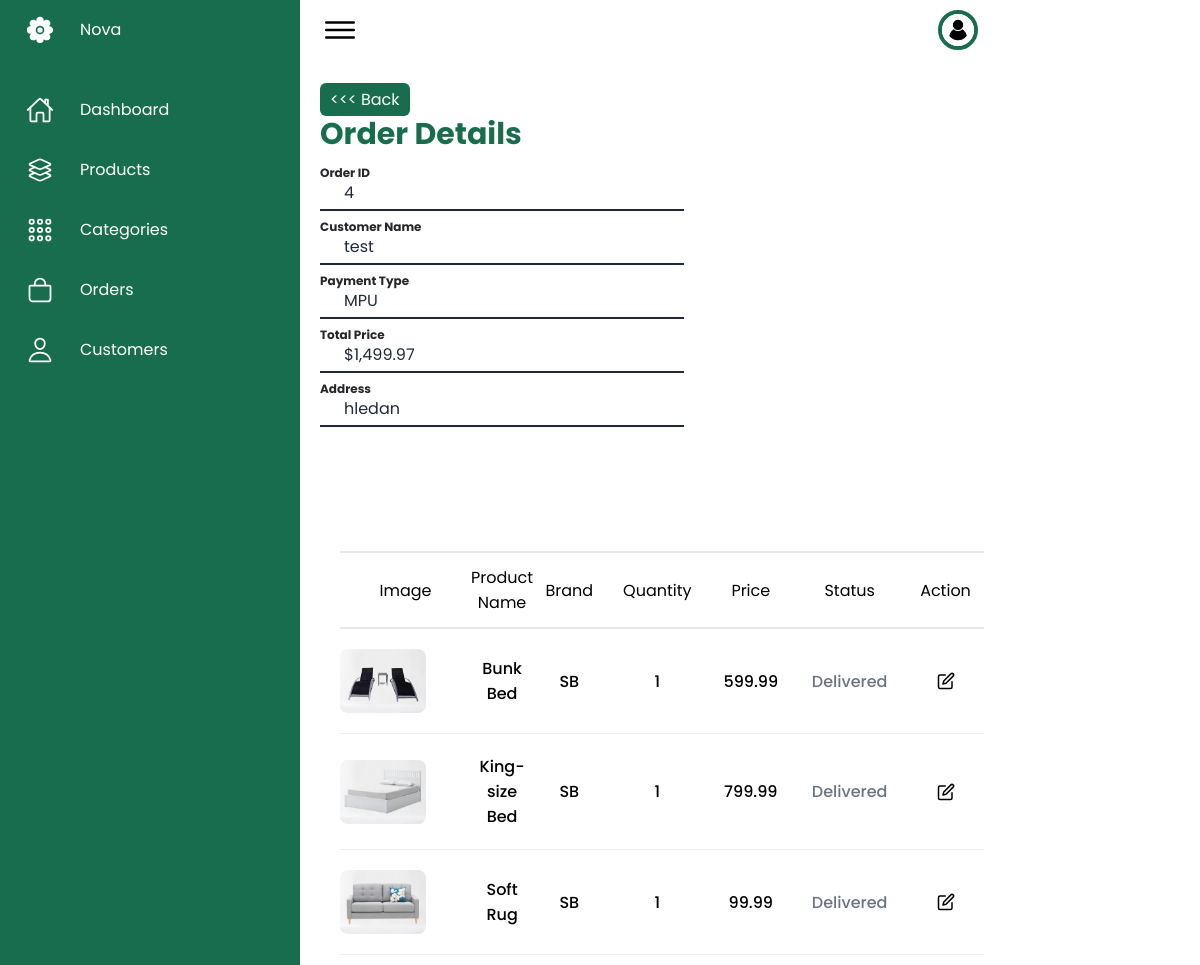
The page /admin/orderdetail.php?id=4 (signed in) on the database its author committed.
### tables this page shows
CREATE TABLE `orders` (
  `id` int(11) NOT NULL,
  `user_id` int(11) DEFAULT NULL,
  `payment_type` varchar(255) NOT NULL,
  `address` varchar(255) NOT NULL,
  `order_date` timestamp NOT NULL DEFAULT current_timestamp() ON UPDATE current_timestamp(),
  `status` varchar(100) NOT NULL DEFAULT 'Processing'
);

CREATE TABLE `users` (
  `uid` int(13) NOT NULL,
  `uname` varchar(125) NOT NULL,
  `upass` varchar(125) NOT NULL,
  `uemail` varchar(125) NOT NULL,
  `uph` varchar(125) NOT NULL,
  `uaddress` varchar(125) NOT NULL,
  `utype` varchar(125) NOT NULL
);

CREATE TABLE `order_detail` (
  `id` int(11) NOT NULL,
  `order_id` int(11) DEFAULT NULL,
  `product_id` int(11) DEFAULT NULL,
  `quantity` int(11) NOT NULL
);

CREATE TABLE `products` (
  `product_id` int(11) NOT NULL,
  `category_id` int(11) NOT NULL,
  `product_name` varchar(225) NOT NULL,
  `product_brand` varchar(225) NOT NULL,
  `product_description` text NOT NULL,
  `product_price` double NOT NULL,
  `product_stock` int(11) NOT NULL,
  `product_image` varchar(225) NOT NULL
);

### admin/orderdetail.php (the view, shortened to what this page needs)
<?php
require_once "../assets/includes/navagationside.php";
require_once "../assets/Database/Connection.php";
if(isset($_GET['id'])) {
    $orderId = $_GET['id'];
    $stmt = $pdo->prepare("SELECT orders.id AS id, order_detail.quantity, orders.id AS order_id, users.uname, orders.payment_type, orders.address, products.product_id, products.product_name, products.product_price, products.product_brand, products.product_image, orders.status
        FROM order_detail
        JOIN orders ON orders.id = order_detail.order_id
        JOIN products ON products.product_id = order_detail.product_id
        JOIN users ON users.uid = orders.user_id
        WHERE orders.id = :orderId");
    $stmt->execute(['orderId' => $orderId]);
    $orders = $stmt->fetchAll(PDO::FETCH_ASSOC);
    $totalPriceStmt = $pdo->prepare("SELECT SUM(order_detail.quantity * products.product_price) AS total_price
                                     FROM order_detail
                                     JOIN products ON products.product_id = order_detail.product_id
                                     WHERE order_detail.order_id = :orderId");
    $totalPriceStmt->execute(['orderId' => $orderId]);
    $totalPrice = $totalPriceStmt->fetch(PDO::FETCH_ASSOC)['total_price'];
} else {
    echo "No order ID provided.";
    exit;
}
?>
<div class="p-5 mt-2">
    <a class="text-decoration-none btn btn-outline-primary" href="order.php"><<< Back</a>
    <h1 class="admin_title">Order Details</h1>
    <div class="product block">
        <h1 class="font-bold"><label for="order_id" class="absolute text-md text-zinc-800 duration-150 transform -translate-y-3 scale-75 top-4 z-10 origin-[0] peer-placeholder-shown:scale-100 peer-placeholder-shown:translate-y-0 peer-focus:scale-75 peer-focus:-translate-y-3">Order ID</label></h1>
        <input value="<?= $orders[0]['order_id'] ?>" type="text" placeholder="Order ID" name="order_id" id="order_id" class="block w-30 px-6 pt-6 pb-1 text-gray-800 appearance-none text-md bg-transparent border-b-2 border-gray-800 focus:outline-none focus:ring-0 peer" required>
    </div>
    <div class="product block">
        <h1 class="font-bold"><label for="uname" class="absolute text-md text-zinc-800 duration-150 transform -translate-y-3 scale-75 top-4 z-10 origin-[0] peer-placeholder-shown:scale-100 peer-placeholder-shown:translate-y-0 peer-focus:scale-75 peer-focus:-translate-y-3">Customer Name</label></h1>
        <input value="<?= $orders[0]['uname']; ?>" type="text" placeholder="Customer Name" name="uname" id="uname" class="block w-30 px-6 pt-6 pb-1 text-gray-800 appearance-none text-md bg-transparent border-b-2 border-gray-800 focus:outline-none focus:ring-0 peer" required>
    </div>
    <div class="product block">
        <h1 class="font-bold"><label for="payment_type" class="absolute text-md text-zinc-800 duration-150 transform -translate-y-3 scale-75 top-4 z-10 origin-[0] peer-placeholder-shown:scale-100 peer-placeholder-shown:translate-y-0 peer-focus:scale-75 peer-focus:-translate-y-3">Payment Type</label></h1>
        <input value="<?= $orders[0]['payment_type']; ?>" type="text" placeholder="Payment Type" name="payment_type" id="payment_type" class="block w-30 px-6 pt-6 pb-1 text-gray-800 appearance-none text-md bg-transparent border-b-2 border-gray-800 focus:outline-none focus:ring-0 peer" required>
    </div>
    <div class="product block">
        <h1 class="font-bold"><label for="total_price" class="absolute text-md text-zinc-800 duration-150 transform -translate-y-3 scale-75 top-4 z-10 origin-[0] peer-placeholder-shown:scale-100 peer-placeholder-shown:translate-y-0 peer-focus:scale-75 peer-focus:-translate-y-3">Total Price</label></h1>
        <input value="$<?= number_format($totalPrice, 2); ?>" type="text" placeholder="Total Price" name="total_price" id="total_price" class="block w-30 px-6 pt-6 pb-1 text-gray-800 appearance-none text-md bg-transparent border-b-2 border-gray-800 focus:outline-none focus:ring-0 peer" required>
    </div>
    <div class="product block">
        <h1 class="font-bold"><label for="address" class="absolute text-md text-zinc-800 duration-150 transform -translate-y-3 scale-75 top-4 z-10 origin-[0] peer-placeholder-shown:scale-100 peer-placeholder-shown:translate-y-0 peer-focus:scale-75 peer-focus:-translate-y-3">Address</label></h1>
        <input value="<?= $orders[0]['address'] ;?>" type="text" placeholder="Address" name="address" id="address" class="block w-30 px-6 pt-6 pb-1 text-gray-800 appearance-none text-md bg-transparent border-b-2 border-gray-800 focus:outline-none focus:ring-0 peer" required>
    </div>
</div>
<div class="px-5">
    <div class="cardHeader p-10">
    </div>
    <div class="w-full rounded-sm bg-white px-5 pt-6 pb-2.5 sm:px-7.5 xl:pb-1">
        <div class="max-w-full overflow-x-auto">
            <table class="w-full table-auto">
                <thead class="border-y-2">
                    <tr class="text-center bg-gray-2 dark:bg-meta-4">
                        <td class="py-3 text-center">Image</td>
                        <td class="py-3 text-center">Product Name</td>
                        <td class="py-3 text-center">Brand</td>
                        <td class="py-3 text-center">Quantity</td>
                        <td class="py-3 text-center">Price</td>
                        <td class="py-3 text-center">Status</td>
                        <td class="py-3 text-center">Action</td>
                    </tr>
                </thead>
                <tbody>
                <?php foreach ($orders as $order): ?>
                    <tr>
                        <td class="border-b text-center border-[#eee] py-5 dark:border-strokedark">
                            <img src="../<?= $order['product_image']; ?>" alt="<?= $order['product_name']; ?>" class="h-16 rounded-lg" />
                        </td>
                        <td class="border-b w-12 text-center border-[#eee] py-5 dark:border-strokedark">
                            <h5 class="font-medium text-black"><?= $order['product_name']; ?></h5>
                        </td>
                        <td class="border-b text-center border-[#eee] py-5 dark:border-strokedark">
                            <h5 class="font-medium text-black"><?= $order['product_brand']; ?></h5>
                        </td>
                        <td class="border-b text-center border-[#eee] py-5 dark:border-strokedark">
                            <h5 class="font-medium text-black"><?= $order['quantity']; ?></h5>
                        </td>
                        <td class="border-b text-center border-[#eee] py-5 dark:border-strokedark">
                            <h5 class="font-medium text-black"><?= $order['product_price']; ?></h5>
                        </td>
                        <td class="border-b text-center border-[#eee] py-5 dark:border-strokedark">
                            <?php
                            $status = $order['status'];
                            $color_class = '';
                            switch ($status) {
                                case 'Delivered':
                                    $color_class = 'text-gray-500';
                                    break;
                            }
                            ?>
                            <h5 class="font-medium <?= $color_class; ?>"><?= $status; ?></h5>
                        </td>
                        <td class="border-b border-[#eee] py-5 dark:border-strokedark">
                            <div class="flex justify-center items-center space-x-3.5">
                                <button name="update" class="hover:text-green-700" onclick="setAndToggleAlert(<?= $order['order_id']; ?>, '<?= $status; ?>')">
                                </button>
                            </div>
                        </td>
                    </tr>
                <?php endforeach; ?>
                </tbody>
            </table>
        </div>
    </div>
</div>

### assets/style/admin.css (style rules this page uses)
* { font-family: "Poppins"; margin: 0; padding: 0; box-sizing: border-box; }
body { min-height: 100vh; overflow-x: hidden; }
.cardHeader { width: 100%; display: flex; justify-content: space-between; align-items: center; }
.admin_title { font-size: 30px; position: relative; font-weight: bold; color: var(--green); }
.btn { position: relative; padding: 5px 10px; background: var(--green); text-decoration: none; color: #fff; border-radius: 6px; }
.product { width: 100%; position: relative; }

### rows shown on the page
orders: order_id "4", payment_type "MPU", address "hledan"
users: uname "test"
order_detail: product.product_image (picture), product.product_name "Bunk Bed", product.product_brand "SB", quantity "1", product.product_price "599.99", order.status "Delivered"
order_detail: product.product_image (picture), product.product_name "King-size Bed", product.product_brand "SB", quantity "1", product.product_price "799.99", order.status "Delivered"
order_detail: product.product_image (picture), product.product_name "Soft Rug", product.product_brand "SB", quantity "1", product.product_price "99.99", order.status "Delivered"
